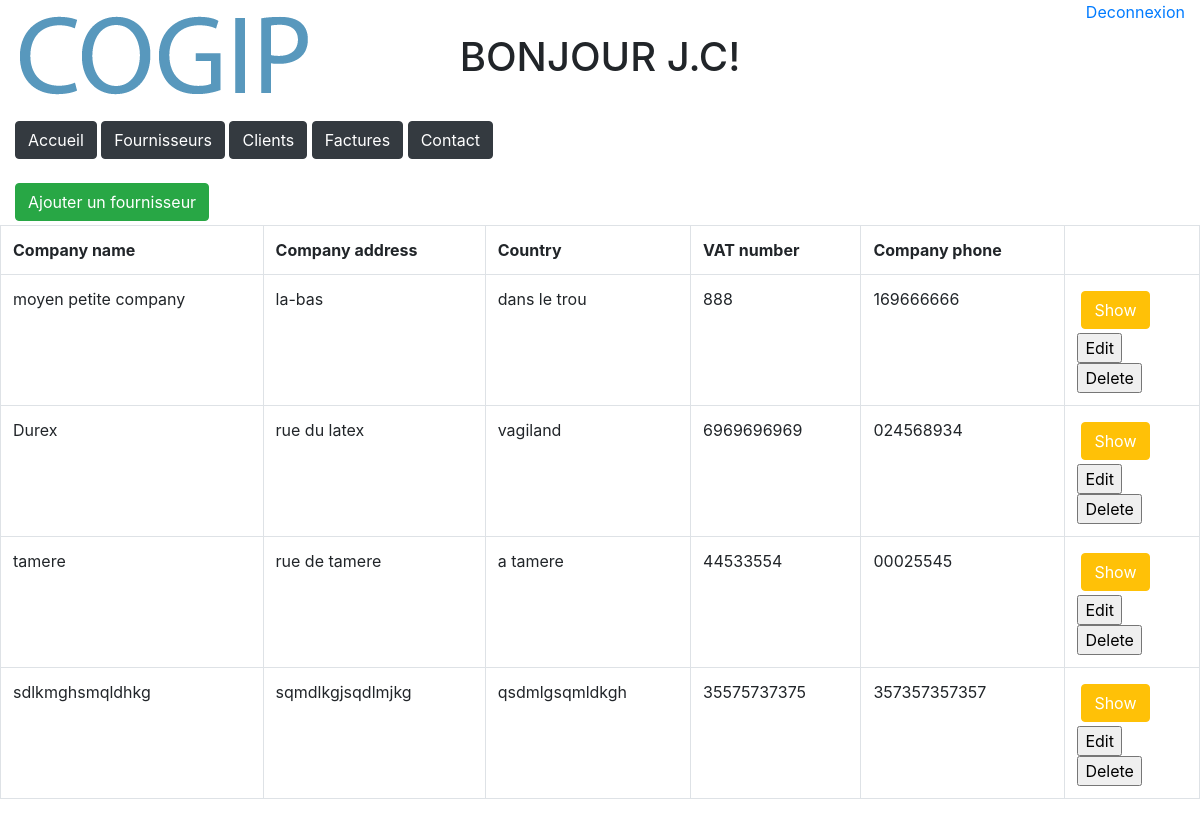
/suppliers.php (signed in), run on the app's committed database.
### tables this page shows
CREATE TABLE `company` (
  `id` int(100) NOT NULL,
  `company_name` varchar(255) NOT NULL,
  `company_address` varchar(255) NOT NULL,
  `country` varchar(255) NOT NULL,
  `VAT_number` varchar(255) NOT NULL,
  `company_phone` varchar(255) NOT NULL,
  `company_type` int(1) NOT NULL
);

### suppliers.php (the view, shortened to what this page needs)
<?php
require 'DBconnect.php';
function showSuppliers($value='')
{
  global $bdd;
  echo "
    <tr>
     <th>Company name</th>
     <th>Company address</th>
     <th>Country</th>
     <th>VAT number</th>
     <th>Company phone</th>
    </tr>
  ";
  $reponse = $bdd->prepare("SELECT Company.id, Company.company_name, Company.company_address, Company.country, Company.VAT_number, Company.company_phone, Company.company_type
	FROM Company, Company_Type
	WHERE Company.company_type = Company_Type.id AND Company_Type.type_name = 'supplier';");
  $reponse ->execute();
  foreach($reponse as $donnees)
  {
    echo "
      <tr>
        <td>" . $donnees['company_name'] . "</td>
        <td>" . $donnees['company_address'] . "</td>
        <td>" . $donnees['country'] . "</td>
        <td>" . $donnees['VAT_number'] . "</td>
				<td>" . $donnees['company_phone'] . "</td>
        <td>
          <form class='' action='' method='post'>
						<input type='submit' class='btn btn-warning m-1 text-white' name='submitShow' value='Show'>
						<input type='hidden' class='btn btn-warning m-1 text-white' name='show' value='".$donnees['id']."'>
						<input type='hidden' class='btn btn-warning m-1 text-white' name='hiddenPage' value='suppliers.php'>
					</form>
    ";
    if ($_SESSION['typeUser'] == "superadmin") {
      echo "
            <form class='' action='update-suppliers.php?id=". $donnees['id']."' method='post'>
  						<input type='submit' name='submitEdit' value='Edit'>
  						<input type='hidden' name='edit' value='".$donnees['id']."'>
  						<input type='hidden' name='hiddenPage' value='suppliers.php'>
            </form>
            <form class='' action='delete-suppliers.php' method='post'>
  						<input type='submit' name='submitDelete' value='Delete'>
  						<input type='hidden' name='delete' value='".$donnees['id']."'>
  						<input type='hidden' name='hiddenPage' value='suppliers.php'>
            </form>
          </td>
        </tr>
      ";
    }
  }
}
?>
<!DOCTYPE html>
<html lang="en" dir="ltr">
  <head>
    <link rel="stylesheet" href="https://maxcdn.bootstrapcdn.com/bootstrap/4.0.0/css/bootstrap.min.css">
  </head>
  <body>
    <?php include 'header.php' ?>
    <form class="col-sm" action="add-company.php" method="post">
			<input type="submit" class="btn btn-success mt-4 mb-1" name="submit" value="Ajouter un fournisseur">
    </form>
    <table class="table table-bordered">
	  	<?php showSuppliers(); ?>
    </table>
  </body>
</html>

### data on the page
company: company_name "moyen petite company", company_address "la-bas", country "dans le trou", VAT_number "888", company_phone "169666666"
company: company_name "Durex", company_address "rue du latex", country "vagiland", VAT_number "6969696969", company_phone "024568934"
company: company_name "tamere", company_address "rue de tamere", country "a tamere", VAT_number "44533554", company_phone "00025545"
company: company_name "sdlkmghsmqldhkg", company_address "sqmdlkgjsqdlmjkg", country "qsdmlgsqmldkgh", VAT_number "35575737375", company_phone "357357357357"

### other printed values
$_SESSION['nom'] "J.C"
